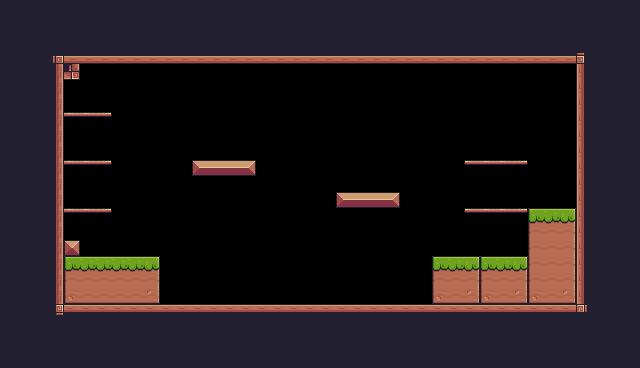

A 2D game scene composited from a Tiled map and its tileset images. What follows is a short description and the map's XML, with every tile layer's data as written:
An orthogonal 40x23 tile map with 16x16 px tiles, 1 tile layer (Background) and 30 objects (11x Fruit, 5x Platform, Player, Saw, Checkpoint, ...).

<map version="1.10" tiledversion="1.10.2" orientation="orthogonal" renderorder="right-down" width="40" height="23" tilewidth="16" tileheight="16" infinite="0" nextlayerid="4" nextobjectid="38">
 <tileset firstgid="1" source="Pixel Adventure.tsx" />
 <layer id="1" name="Background" width="40" height="23">
  <properties>
   <property name="BackgroundColor" value="Gray" />
  </properties>
  <data encoding="csv">
24,24,24,24,24,24,24,24,24,24,24,24,24,24,24,24,24,24,24,24,24,24,24,24,24,24,24,24,24,24,24,24,24,24,24,24,24,24,24,24,
24,24,24,24,24,24,24,24,24,24,24,24,24,24,24,24,24,24,24,24,24,24,24,24,24,24,24,24,24,24,24,24,24,24,24,24,24,24,24,24,
24,24,24,24,24,24,24,24,24,24,24,24,24,24,24,24,24,24,24,24,24,24,24,24,24,24,24,24,24,24,24,24,24,24,24,24,24,24,24,24,
24,24,24,92,134,134,134,134,134,134,134,134,134,134,134,134,134,134,134,134,134,134,134,134,134,134,134,134,134,134,134,134,134,134,134,134,93,24,24,24,
24,24,24,113,3221225561,0,0,0,0,0,0,0,0,0,0,0,0,0,0,0,0,0,0,0,0,0,0,0,0,0,0,0,0,0,0,0,111,24,24,24,
24,24,24,113,0,0,0,0,0,0,0,0,0,0,0,0,0,0,0,0,0,0,0,0,0,0,0,0,0,0,0,0,0,0,0,0,111,24,24,24,
24,24,24,113,0,0,0,0,0,0,0,0,0,0,0,0,0,0,0,0,0,0,0,0,0,0,0,0,0,0,0,0,0,0,0,0,111,24,24,24,
24,24,24,113,41,41,42,0,0,0,0,0,0,0,0,0,0,0,0,0,0,0,0,0,0,0,0,0,0,0,0,0,0,0,0,0,111,24,24,24,
24,24,24,113,0,0,0,0,0,0,0,0,0,0,0,0,0,0,0,0,0,0,0,0,0,0,0,0,0,0,0,0,0,0,0,0,111,24,24,24,
24,24,24,113,0,0,0,0,0,0,0,0,0,0,0,0,0,0,0,0,0,0,0,0,0,0,0,0,0,0,0,0,0,0,0,0,111,24,24,24,
24,24,112,113,41,41,42,0,0,0,0,0,13,14,14,15,0,0,0,0,0,0,0,0,0,0,0,0,0,40,41,41,42,0,0,0,111,24,24,24,
24,24,112,113,0,0,0,0,0,0,0,0,0,0,0,0,0,0,0,0,0,0,0,0,0,0,0,0,0,0,0,0,0,0,0,0,111,24,24,24,
24,24,112,113,0,0,0,0,0,0,0,0,0,0,0,0,0,0,0,0,0,13,14,14,15,0,0,0,0,0,0,0,0,0,0,0,111,24,24,24,
24,24,112,113,41,41,42,0,0,0,0,0,0,0,0,0,0,0,0,0,0,0,0,0,0,0,0,0,0,40,41,41,42,7,8,9,111,24,24,24,
24,24,112,113,0,0,0,0,0,0,0,0,0,0,0,0,0,0,0,0,0,0,0,0,0,0,0,0,0,0,0,0,0,29,30,31,111,24,24,24,
24,24,24,113,35,0,0,0,0,0,0,0,0,0,0,0,0,0,0,0,0,0,0,0,0,0,0,0,0,0,0,0,0,29,30,31,111,24,24,24,
24,24,24,113,7,8,8,8,8,9,0,0,0,0,0,0,0,0,0,0,0,0,0,0,0,0,0,7,8,9,7,8,9,29,30,31,111,24,24,24,
24,24,24,113,29,30,30,30,30,31,0,0,0,0,0,0,0,0,0,0,0,0,0,0,0,0,0,29,30,31,29,30,31,29,30,31,111,24,24,24,
24,24,24,113,51,52,52,52,52,53,0,0,0,0,0,0,0,0,0,0,0,0,0,0,0,0,0,51,52,53,51,52,53,51,52,53,111,24,24,24,
24,24,24,114,90,90,90,90,90,90,90,90,90,90,90,90,90,90,90,90,90,90,90,90,90,90,90,90,90,90,90,90,90,90,90,90,115,24,24,24,
24,24,24,24,24,24,24,24,24,24,24,24,24,24,24,24,24,24,24,24,24,24,24,24,24,24,24,24,24,24,24,24,24,24,24,24,24,24,24,24,
24,24,24,24,24,24,24,24,24,24,24,24,24,24,24,24,24,24,24,24,24,24,24,24,24,24,24,24,24,24,24,24,24,24,24,24,24,24,24,24,
24,24,24,24,24,24,24,24,24,24,24,24,24,24,24,24,24,24,24,24,24,24,24,24,24,24,24,24,24,24,24,24,24,24,24,24,24,24,24,24
</data>
 </layer>
 <objectgroup id="2" name="Spawnpoints">
  <object id="4" name="Player" type="Player" x="128" y="224" width="32" height="32" />
  <object id="21" name="Bananas" type="Fruit" x="80" y="80" width="32" height="32" />
  <object id="22" name="Orange" type="Fruit" x="80" y="128" width="32" height="32" />
  <object id="23" name="Apple" type="Fruit" x="80" y="176" width="32" height="32" />
  <object id="24" name="Cherries" type="Fruit" x="192" y="128" width="32" height="32" />
  <object id="25" name="Cherries" type="Fruit" x="224" y="128" width="32" height="32" />
  <object id="26" name="Cherries" type="Fruit" x="208" y="96" width="32" height="32" />
  <object id="27" name="Cherries" type="Fruit" x="336" y="160" width="32" height="32" />
  <object id="28" name="Cherries" type="Fruit" x="368" y="160" width="32" height="32" />
  <object id="29" name="Cherries" type="Fruit" x="352" y="128" width="32" height="32" />
  <object id="30" name="Kiwi" type="Fruit" x="480" y="128" width="32" height="32" />
  <object id="31" name="Kiwi" type="Fruit" x="480" y="176" width="32" height="32" />
  <object id="34" type="Saw" x="288" y="128" width="32" height="32">
   <properties>
    <property name="isVertical" type="bool" value="true" />
    <property name="offNeg" type="float" value="4" />
    <property name="offPos" type="float" value="3" />
   </properties>
  </object>
  <object id="36" type="Checkpoint" x="512" y="144" width="64" height="64" />
  <object id="37" name="Chicken" type="Chicken" x="336" y="272" width="32" height="32">
   <properties>
    <property name="offNeg" type="float" value="12" />
    <property name="offPos" type="float" value="5" />
   </properties>
  </object>
 </objectgroup>
 <objectgroup id="3" name="Collisions">
  <object id="7" x="48" y="48" width="16" height="272" />
  <object id="8" x="64" y="48" width="528" height="16" />
  <object id="9" x="576" y="64" width="16" height="256" />
  <object id="10" x="64" y="304" width="512" height="16" />
  <object id="11" x="64" y="240" width="16" height="16" />
  <object id="12" x="64" y="256" width="96" height="48" />
  <object id="13" x="192" y="160" width="64" height="16" />
  <object id="14" x="336" y="192" width="64" height="16" />
  <object id="15" x="432" y="256" width="96" height="48" />
  <object id="16" type="Platform" x="464" y="208" width="64" height="16" />
  <object id="17" type="Platform" x="464" y="160" width="64" height="16" />
  <object id="18" type="Platform" x="64" y="160" width="48" height="16" />
  <object id="19" type="Platform" x="64" y="112" width="48" height="16" />
  <object id="20" type="Platform" x="64" y="208" width="48" height="16" />
  <object id="35" x="528" y="208" width="48" height="96" />
 </objectgroup>
</map>
